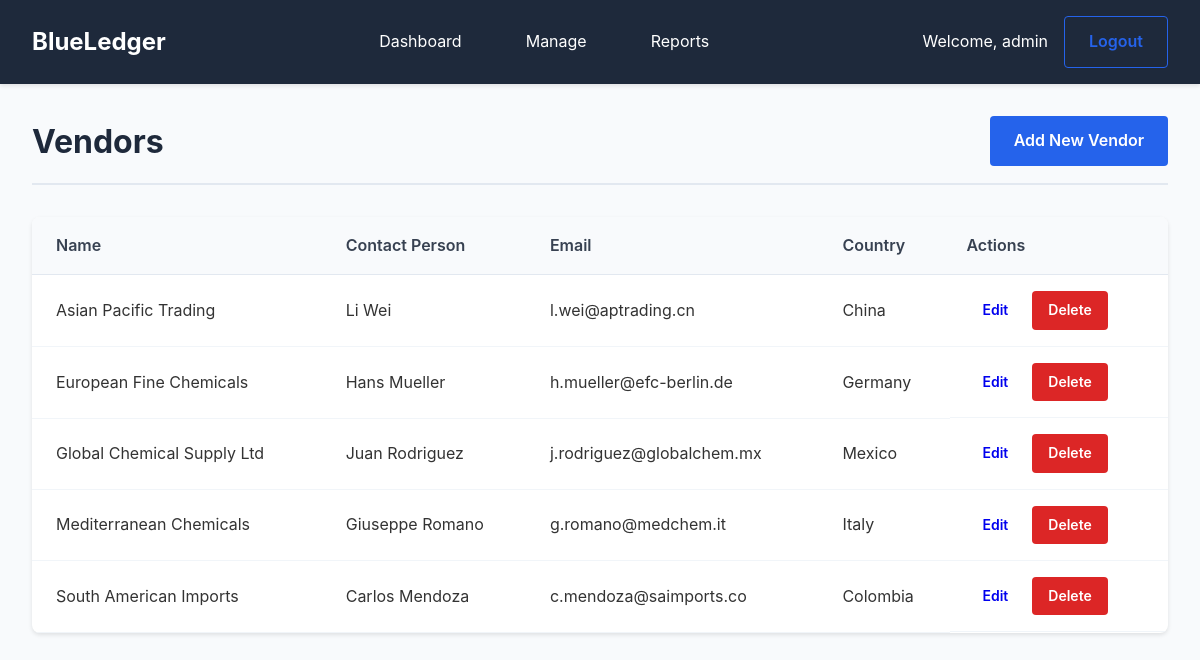
Screenshot of /vendors/index.php (signed in) with the database file from the repository.
### tables this page shows
CREATE TABLE vendors (
    id INT AUTO_INCREMENT PRIMARY KEY,
    name VARCHAR(100) NOT NULL,
    contact_person VARCHAR(100),
    email VARCHAR(100),
    phone VARCHAR(20),
    address TEXT,
    country VARCHAR(50),
    created_at TIMESTAMP DEFAULT CURRENT_TIMESTAMP
);

### includes/functions.php (called while the page is built, shortened)
<?php
function sanitizeOutput($string) {
    return htmlspecialchars($string, ENT_QUOTES, 'UTF-8');
}
?>

### public/vendors/index.php (the view, shortened to what this page needs)
<?php
require_once '../../includes/functions.php';
$db = (new Database())->getConnection();
$stmt = $db->query("SELECT * FROM vendors ORDER BY name");
$vendors = $stmt->fetchAll(PDO::FETCH_ASSOC);
?>
<!DOCTYPE html>
<html lang="en">
<head>
    <link href="../assets/css/style.css" rel="stylesheet">
</head>
<body>
    <?php include '../includes/header.php'; ?>
    <div class="container">
        <div class="page-header">
            <h1>Vendors</h1>
            <a href="add.php" class="btn btn-primary">Add New Vendor</a>
        </div>
        <div class="table-container">
            <table class="data-table">
                <thead>
                    <tr>
                        <th>Name</th>
                        <th>Contact Person</th>
                        <th>Email</th>
                        <th>Country</th>
                        <th>Actions</th>
                    </tr>
                </thead>
                <tbody>
                    <?php foreach ($vendors as $vendor): ?>
                        <tr>
                            <td><?php echo sanitizeOutput($vendor['name']); ?></td>
                            <td><?php echo sanitizeOutput($vendor['contact_person']); ?></td>
                            <td><?php echo sanitizeOutput($vendor['email']); ?></td>
                            <td><?php echo sanitizeOutput($vendor['country']); ?></td>
                            <td class="actions">
                                <a href="edit.php?id=<?php echo $vendor['id']; ?>" class="btn btn-sm">Edit</a>
                                <a href="delete.php?id=<?php echo $vendor['id']; ?>" class="btn btn-sm btn-danger" onclick="return confirm('Are you sure?')">Delete</a>
                            </td>
                        </tr>
                    <?php endforeach; ?>
                </tbody>
            </table>
        </div>
    </div>
</body>
</html>

### public/assets/css/style.css (style rules this page uses)
* { margin: 0; padding: 0; box-sizing: border-box; }
body { font-family: -apple-system, BlinkMacSystemFont, 'Segoe UI', system-ui, sans-serif; line-height: 1.6; color: #333; background-color: #f8fafc; }
.container { max-width: 1200px; margin: 2rem auto; padding: 0 2rem; }
.page-header { display: flex; justify-content: space-between; align-items: center; margin-bottom: 2rem; padding-bottom: 1rem; border-bottom: 2px solid #e2e8f0; }
.page-header h1 { color: #1e293b; font-size: 2rem; }
.table-container { background: white; border-radius: 8px; overflow: hidden; box-shadow: 0 2px 4px rgba(0,0,0,0.1); }
.data-table { width: 100%; border-collapse: collapse; }
.data-table th { background: #f8fafc; padding: 1rem; text-align: left; font-weight: 600; color: #374151; border-bottom: 1px solid #e2e8f0; }
.data-table td { padding: 1rem; border-bottom: 1px solid #f1f5f9; }
.actions { display: flex; gap: 0.5rem; }
.btn { display: inline-block; padding: 0.75rem 1.5rem; border: none; border-radius: 4px; text-decoration: none; font-size: 1rem; font-weight: 600; cursor: pointer; transition: all 0.2s; text-align: center; }
.btn-primary { background: #2563eb; color: white; }
.btn-danger { background: #dc2626; color: white; }
.btn-sm { padding: 0.5rem 1rem; font-size: 0.875rem; }
.data-table th:first-child, .data-table td:first-child { padding-left: 1.5rem; }
.data-table th:last-child, .data-table td:last-child { padding-right: 1.5rem; }

### rows the page displays
vendors: name "Asian Pacific Trading", contact_person "Li Wei", email "l.wei@aptrading.cn", country "China"
vendors: name "European Fine Chemicals", contact_person "Hans Mueller", email "h.mueller@efc-berlin.de", country "Germany"
vendors: name "Global Chemical Supply Ltd", contact_person "Juan Rodriguez", email "j.rodriguez@globalchem.mx", country "Mexico"
vendors: name "Mediterranean Chemicals", contact_person "Giuseppe Romano", email "g.romano@medchem.it", country "Italy"
vendors: name "South American Imports", contact_person "Carlos Mendoza", email "c.mendoza@saimports.co", country "Colombia"

### other values shown
SITE_NAME "BlueLedger"
sanitizeOutput($_SESSION['username']) "admin"
